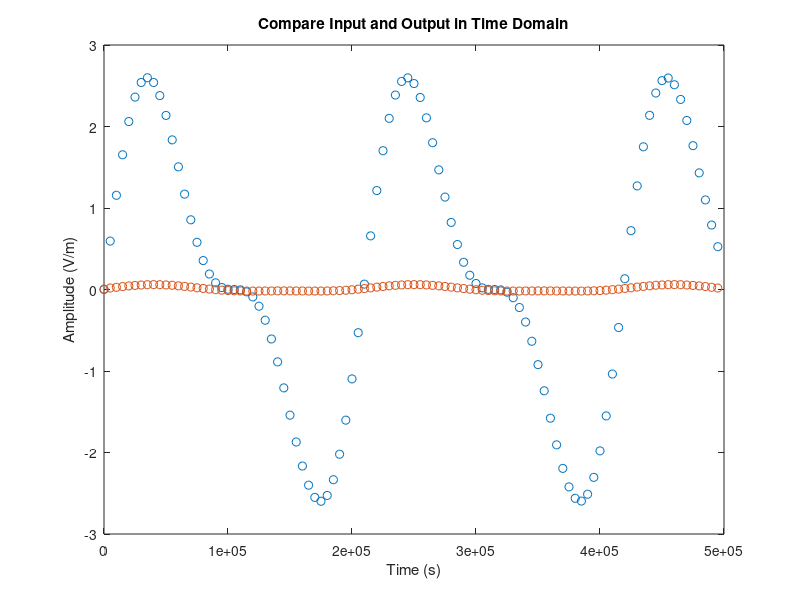
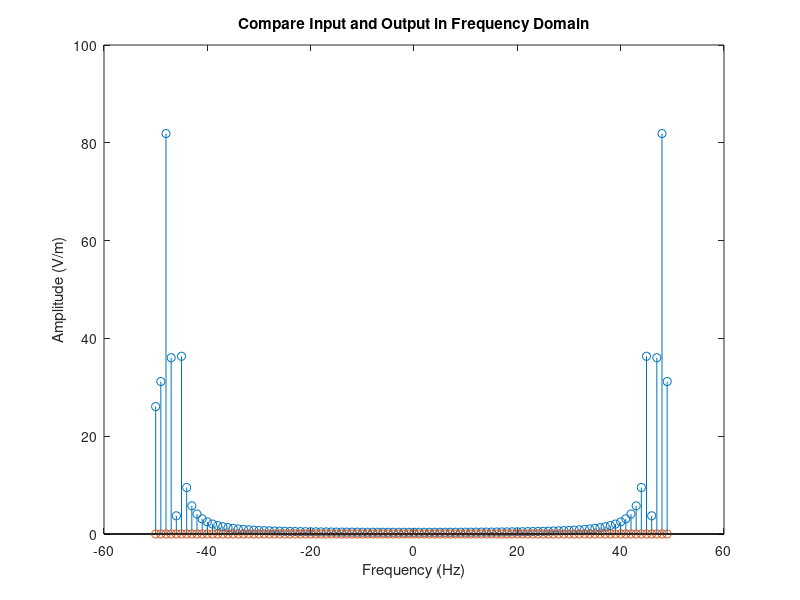
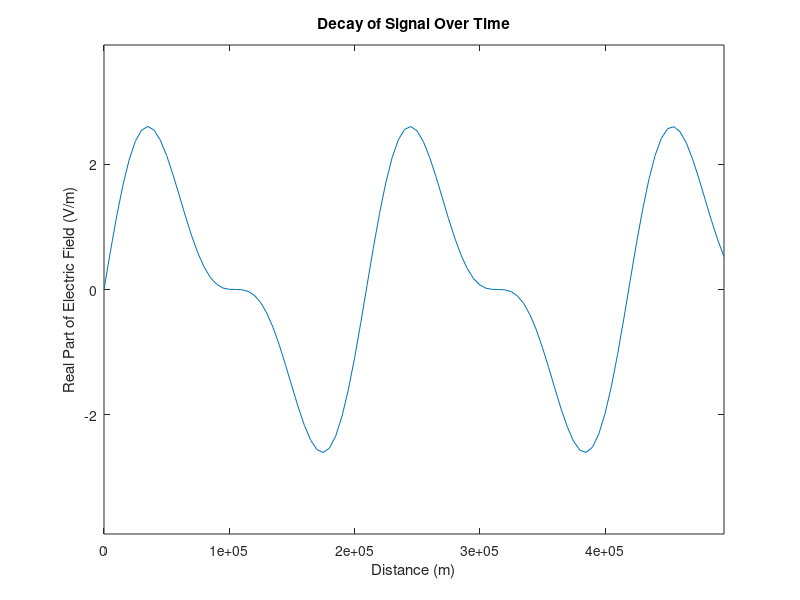

These figures' MATLAB source, in order: (Note: this script raises an error after producing the figures.)
function make_gif()

input_signal = csvread('input_signal.csv');
zI = input_signal(1,:);
tI = input_signal(2,:);
f_tI = input_signal(3,:);
disp(f_tI)

FT_input_signal = csvread('FT_input_signal.csv');
kI = FT_input_signal(1,:);
f_kI = FT_input_signal(2,:);

FT_output_signal = csvread('FT_output_signal.csv');
kO = FT_output_signal(1,:);
f_kO = FT_output_signal(2,:);
kappa = FT_output_signal(3,:);

output_signal = csvread('radio_output.csv');
zO = output_signal(1,:);
tO = output_signal(2,:);
f_tO = output_signal(3,:);

% Useful extracted variables
maxZ = max(zI);
minAmp = min([min(f_tI),min(f_tO)]);
maxAmp = max([max(f_tI),max(f_tO)]);

% Plotting
figure(1)
plot(zI, f_tI, 'o', zO, f_tO, 'o')
title('Compare Input and Output in Time Domain')
xlabel('Time (s)')
ylabel('Amplitude (V/m)')
hold on

figure(2)
stem(kI, abs(f_kI))
hold on
stem(kO, abs(f_kO))
title('Compare Input and Output in Frequency Domain')
xlabel('Frequency (Hz)')
ylabel('Amplitude (V/m)')


% Plot the first frame:
t = exp(-kappa.*zI*10);

figure(3)
input = plot(zI,f_tI*t(1));
axis([0,maxZ,minAmp*1.5, maxAmp*1.5])
xlabel('Distance (m)');
ylabel('Real Part of Electric Field (V/m)')
title('Decay of Signal Over Time')

gif('results.gif','DelayTime',2,'frame',gcf)

for k = 2:length(f_tI)
   set(input,'Ydata',f_tI*t(k))
   gif
end

end